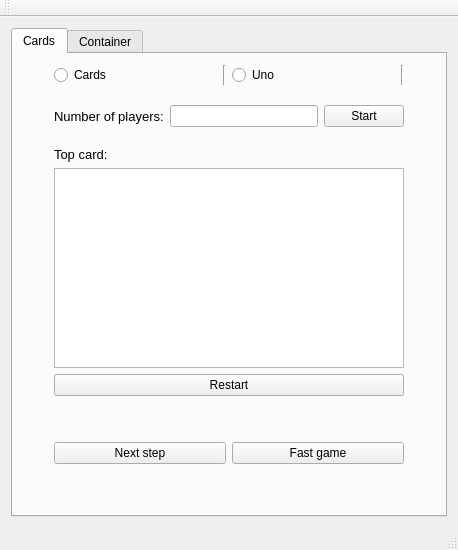
<?xml version="1.0" encoding="UTF-8"?>
<ui version="4.0">
 <class>MainWindow</class>
 <widget class="QMainWindow" name="MainWindow">
  <property name="geometry">
   <rect>
    <x>0</x>
    <y>0</y>
    <width>458</width>
    <height>550</height>
   </rect>
  </property>
  <property name="windowTitle">
   <string>MainWindow</string>
  </property>
  <widget class="QWidget" name="centralWidget">
   <layout class="QVBoxLayout" name="verticalLayout">
    <item>
     <widget class="QTabWidget" name="tabWidget">
      <property name="currentIndex">
       <number>0</number>
      </property>
      <widget class="QWidget" name="tab">
       <attribute name="title">
        <string>Cards</string>
       </attribute>
       <layout class="QGridLayout" name="gridLayout_2">
        <item row="0" column="1">
         <layout class="QHBoxLayout" name="horizontalLayout_2">
          <item>
           <widget class="QRadioButton" name="radioButton">
            <property name="text">
             <string>Cards</string>
            </property>
           </widget>
          </item>
          <item>
           <widget class="Line" name="line">
            <property name="orientation">
             <enum>Qt::Vertical</enum>
            </property>
           </widget>
          </item>
          <item>
           <widget class="QRadioButton" name="radioButton_2">
            <property name="text">
             <string>Uno</string>
            </property>
           </widget>
          </item>
          <item>
           <widget class="Line" name="line_2">
            <property name="orientation">
             <enum>Qt::Vertical</enum>
            </property>
           </widget>
          </item>
         </layout>
        </item>
        <item row="2" column="1">
         <layout class="QHBoxLayout" name="horizontalLayout">
          <item>
           <widget class="QLabel" name="label">
            <property name="font">
             <font>
              <pointsize>10</pointsize>
             </font>
            </property>
            <property name="text">
             <string>Number of players:</string>
            </property>
           </widget>
          </item>
          <item>
           <widget class="QLineEdit" name="lineEdit"/>
          </item>
          <item>
           <widget class="QPushButton" name="pushButton">
            <property name="text">
             <string>Start</string>
            </property>
           </widget>
          </item>
         </layout>
        </item>
        <item row="4" column="1">
         <layout class="QVBoxLayout" name="verticalLayout_2">
          <item>
           <widget class="QLabel" name="label_2">
            <property name="font">
             <font>
              <pointsize>10</pointsize>
             </font>
            </property>
            <property name="text">
             <string>Top card: </string>
            </property>
           </widget>
          </item>
          <item>
           <widget class="QTableWidget" name="tableWidget">
            <property name="minimumSize">
             <size>
              <width>350</width>
              <height>200</height>
             </size>
            </property>
           </widget>
          </item>
          <item>
           <widget class="QPushButton" name="pushButton_9">
            <property name="text">
             <string>Restart</string>
            </property>
           </widget>
          </item>
          <item>
           <spacer name="verticalSpacer_8">
            <property name="orientation">
             <enum>Qt::Vertical</enum>
            </property>
            <property name="sizeHint" stdset="0">
             <size>
              <width>20</width>
              <height>40</height>
             </size>
            </property>
           </spacer>
          </item>
          <item>
           <layout class="QHBoxLayout" name="horizontalLayout_3">
            <item>
             <widget class="QPushButton" name="pushButton_2">
              <property name="text">
               <string>Next step</string>
              </property>
             </widget>
            </item>
            <item>
             <widget class="QPushButton" name="pushButton_3">
              <property name="text">
               <string>Fast game</string>
              </property>
             </widget>
            </item>
           </layout>
          </item>
         </layout>
        </item>
        <item row="1" column="1">
         <spacer name="verticalSpacer_6">
          <property name="orientation">
           <enum>Qt::Vertical</enum>
          </property>
          <property name="sizeHint" stdset="0">
           <size>
            <width>20</width>
            <height>10</height>
           </size>
          </property>
         </spacer>
        </item>
        <item row="3" column="1">
         <spacer name="verticalSpacer_7">
          <property name="orientation">
           <enum>Qt::Vertical</enum>
          </property>
          <property name="sizeHint" stdset="0">
           <size>
            <width>20</width>
            <height>10</height>
           </size>
          </property>
         </spacer>
        </item>
        <item row="5" column="1">
         <spacer name="verticalSpacer_9">
          <property name="orientation">
           <enum>Qt::Vertical</enum>
          </property>
          <property name="sizeHint" stdset="0">
           <size>
            <width>20</width>
            <height>40</height>
           </size>
          </property>
         </spacer>
        </item>
        <item row="4" column="0">
         <spacer name="horizontalSpacer_5">
          <property name="orientation">
           <enum>Qt::Horizontal</enum>
          </property>
          <property name="sizeHint" stdset="0">
           <size>
            <width>40</width>
            <height>20</height>
           </size>
          </property>
         </spacer>
        </item>
        <item row="2" column="2">
         <spacer name="horizontalSpacer_6">
          <property name="orientation">
           <enum>Qt::Horizontal</enum>
          </property>
          <property name="sizeHint" stdset="0">
           <size>
            <width>40</width>
            <height>20</height>
           </size>
          </property>
         </spacer>
        </item>
       </layout>
      </widget>
      <widget class="QWidget" name="tab_2">
       <attribute name="title">
        <string>Container</string>
       </attribute>
       <layout class="QGridLayout" name="gridLayout">
        <item row="0" column="2">
         <layout class="QHBoxLayout" name="horizontalLayout_4">
          <item>
           <widget class="Line" name="line_5">
            <property name="orientation">
             <enum>Qt::Vertical</enum>
            </property>
           </widget>
          </item>
          <item>
           <widget class="QSpinBox" name="spinBox">
            <property name="maximum">
             <number>10</number>
            </property>
           </widget>
          </item>
          <item>
           <widget class="QPushButton" name="pushButton_4">
            <property name="text">
             <string>Emptiness</string>
            </property>
            <property name="checkable">
             <bool>false</bool>
            </property>
            <property name="flat">
             <bool>true</bool>
            </property>
           </widget>
          </item>
          <item>
           <widget class="Line" name="line_3">
            <property name="orientation">
             <enum>Qt::Vertical</enum>
            </property>
           </widget>
          </item>
          <item>
           <widget class="QPushButton" name="pushButton_5">
            <property name="text">
             <string>Show size</string>
            </property>
            <property name="flat">
             <bool>true</bool>
            </property>
           </widget>
          </item>
          <item>
           <widget class="Line" name="line_4">
            <property name="orientation">
             <enum>Qt::Vertical</enum>
            </property>
           </widget>
          </item>
          <item>
           <widget class="QPushButton" name="pushButton_6">
            <property name="text">
             <string>Show stack</string>
            </property>
            <property name="flat">
             <bool>true</bool>
            </property>
           </widget>
          </item>
         </layout>
        </item>
        <item row="1" column="2">
         <spacer name="verticalSpacer">
          <property name="orientation">
           <enum>Qt::Vertical</enum>
          </property>
          <property name="sizeHint" stdset="0">
           <size>
            <width>20</width>
            <height>40</height>
           </size>
          </property>
         </spacer>
        </item>
        <item row="2" column="2">
         <layout class="QHBoxLayout" name="horizontalLayout_6">
          <item>
           <widget class="QLabel" name="label_4">
            <property name="text">
             <string>Result:</string>
            </property>
           </widget>
          </item>
          <item>
           <widget class="QLineEdit" name="lineEdit_2"/>
          </item>
         </layout>
        </item>
        <item row="3" column="2">
         <spacer name="verticalSpacer_2">
          <property name="orientation">
           <enum>Qt::Vertical</enum>
          </property>
          <property name="sizeHint" stdset="0">
           <size>
            <width>20</width>
            <height>40</height>
           </size>
          </property>
         </spacer>
        </item>
        <item row="4" column="0">
         <spacer name="horizontalSpacer_3">
          <property name="orientation">
           <enum>Qt::Horizontal</enum>
          </property>
          <property name="sizeHint" stdset="0">
           <size>
            <width>40</width>
            <height>20</height>
           </size>
          </property>
         </spacer>
        </item>
        <item row="4" column="1">
         <spacer name="horizontalSpacer">
          <property name="orientation">
           <enum>Qt::Horizontal</enum>
          </property>
          <property name="sizeHint" stdset="0">
           <size>
            <width>40</width>
            <height>20</height>
           </size>
          </property>
         </spacer>
        </item>
        <item row="4" column="2">
         <widget class="QTableWidget" name="tableWidget_2">
          <property name="enabled">
           <bool>true</bool>
          </property>
         </widget>
        </item>
        <item row="4" column="3">
         <spacer name="horizontalSpacer_4">
          <property name="orientation">
           <enum>Qt::Horizontal</enum>
          </property>
          <property name="sizeHint" stdset="0">
           <size>
            <width>40</width>
            <height>20</height>
           </size>
          </property>
         </spacer>
        </item>
        <item row="4" column="4">
         <spacer name="horizontalSpacer_2">
          <property name="orientation">
           <enum>Qt::Horizontal</enum>
          </property>
          <property name="sizeHint" stdset="0">
           <size>
            <width>40</width>
            <height>20</height>
           </size>
          </property>
         </spacer>
        </item>
        <item row="5" column="2">
         <spacer name="verticalSpacer_3">
          <property name="orientation">
           <enum>Qt::Vertical</enum>
          </property>
          <property name="sizeHint" stdset="0">
           <size>
            <width>20</width>
            <height>40</height>
           </size>
          </property>
         </spacer>
        </item>
        <item row="6" column="2">
         <layout class="QVBoxLayout" name="verticalLayout_4">
          <item>
           <widget class="QLabel" name="label_3">
            <property name="text">
             <string>File name:</string>
            </property>
           </widget>
          </item>
          <item>
           <widget class="QLineEdit" name="lineEdit_3"/>
          </item>
          <item>
           <layout class="QHBoxLayout" name="horizontalLayout_5">
            <item>
             <widget class="QPushButton" name="pushButton_7">
              <property name="text">
               <string>Save</string>
              </property>
             </widget>
            </item>
            <item>
             <widget class="QPushButton" name="pushButton_8">
              <property name="text">
               <string>Load</string>
              </property>
             </widget>
            </item>
           </layout>
          </item>
         </layout>
        </item>
        <item row="7" column="2">
         <spacer name="verticalSpacer_5">
          <property name="orientation">
           <enum>Qt::Vertical</enum>
          </property>
          <property name="sizeHint" stdset="0">
           <size>
            <width>20</width>
            <height>40</height>
           </size>
          </property>
         </spacer>
        </item>
       </layout>
      </widget>
     </widget>
    </item>
   </layout>
  </widget>
  <widget class="QMenuBar" name="menuBar">
   <property name="geometry">
    <rect>
     <x>0</x>
     <y>0</y>
     <width>458</width>
     <height>25</height>
    </rect>
   </property>
  </widget>
  <widget class="QToolBar" name="mainToolBar">
   <attribute name="toolBarArea">
    <enum>TopToolBarArea</enum>
   </attribute>
   <attribute name="toolBarBreak">
    <bool>false</bool>
   </attribute>
  </widget>
  <widget class="QStatusBar" name="statusBar"/>
 </widget>
 <layoutdefault spacing="6" margin="11"/>
 <resources/>
 <connections/>
</ui>
